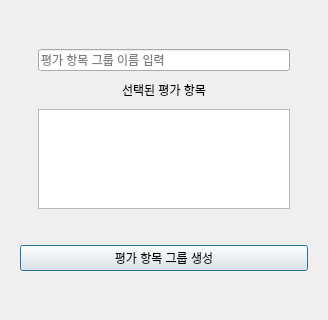
<?xml version="1.0" encoding="UTF-8"?>
<ui version="4.0">
 <class>Dialog</class>
 <widget class="QDialog" name="Dialog">
  <property name="geometry">
   <rect>
    <x>0</x>
    <y>0</y>
    <width>328</width>
    <height>320</height>
   </rect>
  </property>
  <property name="windowTitle">
   <string>Dialog</string>
  </property>
  <layout class="QVBoxLayout" name="verticalLayout">
   <item>
    <widget class="QFrame" name="frame">
     <property name="frameShape">
      <enum>QFrame::NoFrame</enum>
     </property>
     <property name="frameShadow">
      <enum>QFrame::Raised</enum>
     </property>
     <layout class="QVBoxLayout" name="verticalLayout_2">
      <property name="spacing">
       <number>0</number>
      </property>
      <property name="topMargin">
       <number>2</number>
      </property>
      <property name="bottomMargin">
       <number>2</number>
      </property>
      <item alignment="Qt::AlignHCenter">
       <widget class="QFrame" name="frame_2">
        <property name="enabled">
         <bool>true</bool>
        </property>
        <property name="minimumSize">
         <size>
          <width>270</width>
          <height>0</height>
         </size>
        </property>
        <property name="maximumSize">
         <size>
          <width>227</width>
          <height>160</height>
         </size>
        </property>
        <property name="frameShape">
         <enum>QFrame::NoFrame</enum>
        </property>
        <property name="frameShadow">
         <enum>QFrame::Raised</enum>
        </property>
        <layout class="QVBoxLayout" name="verticalLayout_3">
         <property name="topMargin">
          <number>0</number>
         </property>
         <property name="bottomMargin">
          <number>0</number>
         </property>
         <item>
          <widget class="QLineEdit" name="assesementGroupInput">
           <property name="text">
            <string/>
           </property>
           <property name="placeholderText">
            <string>평가 항목 그룹 이름 입력</string>
           </property>
          </widget>
         </item>
         <item>
          <widget class="QLabel" name="label">
           <property name="minimumSize">
            <size>
             <width>0</width>
             <height>20</height>
            </size>
           </property>
           <property name="text">
            <string>선택된 평가 항목</string>
           </property>
           <property name="alignment">
            <set>Qt::AlignCenter</set>
           </property>
           <property name="wordWrap">
            <bool>false</bool>
           </property>
           <property name="margin">
            <number>30</number>
           </property>
          </widget>
         </item>
         <item>
          <widget class="QListView" name="assesmentGroupList">
           <property name="maximumSize">
            <size>
             <width>16777215</width>
             <height>100</height>
            </size>
           </property>
          </widget>
         </item>
        </layout>
       </widget>
      </item>
      <item>
       <widget class="QPushButton" name="createAssesmentGroupBtn">
        <property name="text">
         <string>평가 항목 그룹 생성</string>
        </property>
       </widget>
      </item>
     </layout>
    </widget>
   </item>
  </layout>
 </widget>
 <resources/>
 <connections/>
</ui>
